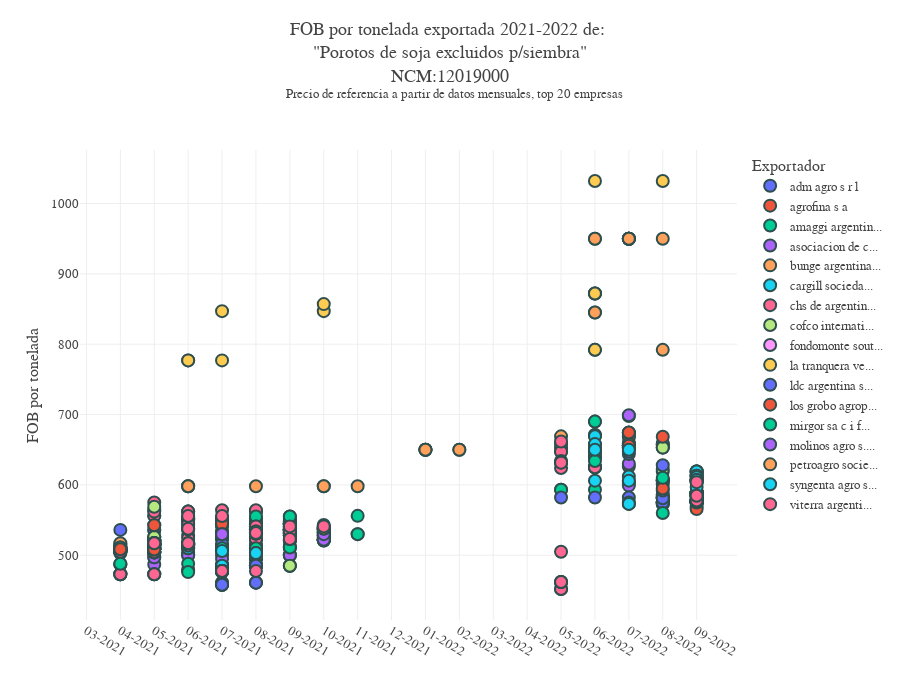

Source (notebook cell):
### Code cell
#Cambiar expo e impo en base a lo que se requiera
comercio.plot_precio(df=comercio.df_producto, #Se aclara de donde se van a sacar los datos, ignorar
            y='fob_unitario_ton', # Eje Y: 'fob_unitario_ton' o 'diferencia_ref'
            ncm=12019000, # La nomenclatura que se quiere ver
            # sim='190C', # El código sim
            color='empresa', # 'empresa' o 'pais_descri' para cambiar la variable que determina los colores
            n_empresa=20, # Por si se quiere ver un "top" de empresas, están ordenadas por fob/cif
            # n_paises=5, # "top" países, igual que con las empresas
            # pais='Uruguay', # Por si se quiere ver un país en particular, pierde el sentido el n_paises
            # max_range=1000  # Por si se quiere poner un máximo al eje Y, muy bueno para evitar ver los outliers
)

### Figure 1 — Plotly figure (JSON) as saved in the notebook; plotly's stock layout.template omitted (floating-point values rounded to 4 significant figures; data arrays with more than 128 entries replaced by an {"elided": "..."} marker saying what was removed)
{"data": [{"customdata": {"elided": "56x9 mixed values"}, "hovertemplate": "Exportador=%{customdata[0]}<br>Fecha=%{x}<br>Precio=%{y}<br>Destino=%{customdata[1]}<br>Fob=%{customdata[2]}<br>Precio de referencia=%{customdata[3]}<br>Kg=%{customdata[4]}<br>Spread=%{customdata[5]}<br>Documento=%{customdata[6]}<br>sec=%{customdata[7]}<br>sim=%{customdata[8]}<extra></extra>", "legendgroup": "adm agro s r l", "marker": {"color": "#636efa", "line": {"color": "DarkSlateGrey", "width": 2}, "size": 12, "symbol": "circle"}, "mode": "markers", "name": "adm agro s r l", "orientation": "v", "showlegend": true, "type": "scatter", "x": ["04-2021", "05-2021", "05-2021", "05-2021", "05-2021", "06-2021", "06-2021", "06-2021", "07-2021", "07-2021", "07-2021", "07-2021", "07-2021", "07-2021", "07-2021", "07-2021", "07-2021", "07-2021", "07-2021", "07-2021", "08-2021", "08-2021", "08-2021", "08-2021", "08-2021", "08-2021", "08-2021", "08-2021", "08-2021", "08-2021", "09-2021", "09-2021", "09-2021", "09-2021", "09-2021", "09-2021", "09-2021", "09-2021", "09-2021", "09-2021", "10-2021", "10-2021", "10-2021", "10-2021", "10-2021", "10-2021", "08-2022", "09-2022", "09-2022", "09-2022", "09-2022", "09-2022", "09-2022", "09-2022", "09-2022", "09-2022"], "xaxis": "x", "y": [536, 536, 511, 511, 536, 511, 479, 479, 458, 479, 511, 461, 458, 479, 479, 479, 511, 458, 461, 458, 461, 562, 485, 485, 461, 461, 562, 485, 485, 485, 536, 536, 536, 485, 536, 485, 536, 537, 537, 536, 537, 536, 521, 536, 537, 521, 575, 575, 575, 575, 575, 575, 577, 577, 577, 577], "yaxis": "y"}, {"customdata": [["agrofina s a", "China", 4424140, 584.6, 7000000, 47.4, "22040EC01000562A", "0001", "190C"], ["agrofina s a", "Filipinas", 3288600, 584.6, 5000000, 73.1, "22040EC01000608B", "0001", "190C"], ["agrofina s a", "China", 2942436, 666.7, 4600000, -27, "22040EC01000633W", "0001", "190C"], ["agrofina s a", "China", 3326232, 666.7, 5200000, -27, "22040EC01000633W", "0002", "190C"], ["agrofina s a", "China", 127932, 666.7, 200000, -27, "22040EC01000633W", "0003", "190C"], ["agrofina s a", "China", 3130850, 649.8, 5000000, -23.6, "22040EC01000757G", "0001", "190C"], ["agrofina s a", "China", 3004750, 606.7, 5000000, -5.7, "22003EC01003826F", "0001", "190C"], ["agrofina s a", "China", 1856640, 606.7, 3000000, 12.2, "22040EC01000869K", "0001", "190C"]], "hovertemplate": "Exportador=%{customdata[0]}<br>Fecha=%{x}<br>Precio=%{y}<br>Destino=%{customdata[1]}<br>Fob=%{customdata[2]}<br>Precio de referencia=%{customdata[3]}<br>Kg=%{customdata[4]}<br>Spread=%{customdata[5]}<br>Documento=%{customdata[6]}<br>sec=%{customdata[7]}<br>sim=%{customdata[8]}<extra></extra>", "legendgroup": "agrofina s a", "marker": {"color": "#EF553B", "line": {"color": "DarkSlateGrey", "width": 2}, "size": 12, "symbol": "circle"}, "mode": "markers", "name": "agrofina s a", "orientation": "v", "showlegend": true, "type": "scatter", "x": ["05-2022", "05-2022", "06-2022", "06-2022", "06-2022", "07-2022", "08-2022", "08-2022"], "xaxis": "x", "y": [632, 657.7, 639.7, 639.7, 639.7, 626.2, 600.9, 618.9], "yaxis": "y"}, {"customdata": {"elided": "36x9 mixed values"}, "hovertemplate": "Exportador=%{customdata[0]}<br>Fecha=%{x}<br>Precio=%{y}<br>Destino=%{customdata[1]}<br>Fob=%{customdata[2]}<br>Precio de referencia=%{customdata[3]}<br>Kg=%{customdata[4]}<br>Spread=%{customdata[5]}<br>Documento=%{customdata[6]}<br>sec=%{customdata[7]}<br>sim=%{customdata[8]}<extra></extra>", "legendgroup": "amaggi argentin...", "marker": {"color": "#00cc96", "line": {"color": "DarkSlateGrey", "width": 2}, "size": 12, "symbol": "circle"}, "mode": "markers", "name": "amaggi argentin...", "orientation": "v", "showlegend": true, "type": "scatter", "x": ["04-2021", "04-2021", "04-2021", "05-2021", "05-2021", "06-2021", "06-2021", "07-2021", "08-2021", "08-2021", "08-2021", "08-2021", "08-2021", "08-2021", "08-2021", "08-2021", "09-2021", "09-2021", "09-2021", "09-2021", "11-2021", "11-2021", "11-2021", "05-2022", "05-2022", "06-2022", "06-2022", "06-2022", "09-2022", "09-2022", "09-2022", "09-2022", "09-2022", "09-2022", "09-2022", "09-2022"], "xaxis": "x", "y": [514, 510, 516, 516, 516, 528, 516, 485, 485, 485, 485, 485, 536, 536, 537, 537, 537, 544, 544, 550, 530, 530, 556, 593, 593, 690, 690, 593, 582, 585, 585, 585, 585, 579, 579, 585], "yaxis": "y"}, {"customdata": {"elided": "95x9 mixed values"}, "hovertemplate": "Exportador=%{customdata[0]}<br>Fecha=%{x}<br>Precio=%{y}<br>Destino=%{customdata[1]}<br>Fob=%{customdata[2]}<br>Precio de referencia=%{customdata[3]}<br>Kg=%{customdata[4]}<br>Spread=%{customdata[5]}<br>Documento=%{customdata[6]}<br>sec=%{customdata[7]}<br>sim=%{customdata[8]}<extra></extra>", "legendgroup": "asociacion de c...", "marker": {"color": "#ab63fa", "line": {"color": "DarkSlateGrey", "width": 2}, "size": 12, "symbol": "circle"}, "mode": "markers", "name": "asociacion de c...", "orientation": "v", "showlegend": true, "type": "scatter", "x": ["04-2021", "04-2021", "04-2021", "04-2021", "04-2021", "04-2021", "04-2021", "04-2021", "04-2021", "04-2021", "05-2021", "05-2021", "05-2021", "05-2021", "05-2021", "05-2021", "05-2021", "05-2021", "05-2021", "05-2021", "05-2021", "05-2021", "05-2021", "05-2021", "05-2021", "05-2021", "05-2021", "05-2021", "05-2021", "05-2021", "05-2021", "05-2021", "05-2021", "06-2021", "06-2021", "06-2021", "06-2021", "07-2021", "07-2021", "07-2021", "07-2021", "07-2021", "08-2021", "08-2021", "08-2021", "08-2021", "08-2021", "08-2021", "08-2021", "08-2021", "08-2021", "08-2021", "08-2021", "08-2021", "08-2021", "08-2021", "08-2021", "09-2021", "09-2021", "09-2021", "09-2021", "09-2021", "09-2021", "09-2021", "09-2021", "09-2021", "09-2021", "09-2021", "10-2021", "10-2021", "10-2021", "10-2021", "10-2021", "10-2021", "10-2021", "10-2021", "10-2021", "10-2021", "10-2021", "10-2021", "10-2021", "10-2021", "10-2021", "10-2021", "10-2021", "07-2022", "07-2022", "07-2022", "07-2022", "07-2022", "07-2022", "07-2022", "07-2022", "07-2022", "09-2022"], "xaxis": "x", "y": [507, 487, 507, 507, 507, 487, 507, 508, 503, 508, 503, 520, 487, 508, 520, 521, 521, 497, 497, 520, 520, 509, 509, 509, 509, 521, 521, 521, 504, 504, 504, 504, 509, 504, 542, 500, 500, 543, 554, 513, 513, 514, 514, 514, 514, 510, 510, 510, 510, 510, 495, 495, 495, 510, 510, 495, 500, 510, 500, 500, 500, 535, 528, 532, 528, 512, 528, 512, 532, 528, 528, 528, 522, 522, 525, 522, 525, 522, 522, 522, 522, 533, 533, 533, 530, 630, 605, 698, 602, 644, 647, 599, 699, 652, 584], "yaxis": "y"}, {"customdata": {"elided": "25x9 mixed values"}, "hovertemplate": "Exportador=%{customdata[0]}<br>Fecha=%{x}<br>Precio=%{y}<br>Destino=%{customdata[1]}<br>Fob=%{customdata[2]}<br>Precio de referencia=%{customdata[3]}<br>Kg=%{customdata[4]}<br>Spread=%{customdata[5]}<br>Documento=%{customdata[6]}<br>sec=%{customdata[7]}<br>sim=%{customdata[8]}<extra></extra>", "legendgroup": "bunge argentina...", "marker": {"color": "#FFA15A", "line": {"color": "DarkSlateGrey", "width": 2}, "size": 12, "symbol": "circle"}, "mode": "markers", "name": "bunge argentina...", "orientation": "v", "showlegend": true, "type": "scatter", "x": ["04-2021", "04-2021", "05-2021", "05-2021", "05-2021", "05-2021", "05-2021", "05-2021", "08-2021", "08-2021", "09-2021", "09-2021", "09-2021", "09-2021", "09-2021", "09-2021", "10-2021", "10-2021", "10-2021", "10-2021", "10-2021", "05-2022", "09-2022", "09-2022", "09-2022"], "xaxis": "x", "y": [508, 517, 517, 564, 517, 517, 508, 517, 533, 533, 540, 533, 540, 540, 544, 544, 543, 538, 538, 540, 538, 669, 589, 589, 577], "yaxis": "y"}, {"customdata": {"elided": "58x9 mixed values"}, "hovertemplate": "Exportador=%{customdata[0]}<br>Fecha=%{x}<br>Precio=%{y}<br>Destino=%{customdata[1]}<br>Fob=%{customdata[2]}<br>Precio de referencia=%{customdata[3]}<br>Kg=%{customdata[4]}<br>Spread=%{customdata[5]}<br>Documento=%{customdata[6]}<br>sec=%{customdata[7]}<br>sim=%{customdata[8]}<extra></extra>", "legendgroup": "cargill socieda...", "marker": {"color": "#19d3f3", "line": {"color": "DarkSlateGrey", "width": 2}, "size": 12, "symbol": "circle"}, "mode": "markers", "name": "cargill socieda...", "orientation": "v", "showlegend": true, "type": "scatter", "x": ["04-2021", "04-2021", "04-2021", "04-2021", "04-2021", "04-2021", "04-2021", "04-2021", "04-2021", "04-2021", "05-2021", "05-2021", "05-2021", "05-2021", "05-2021", "05-2021", "05-2021", "06-2021", "06-2021", "06-2021", "06-2021", "06-2021", "06-2021", "06-2021", "06-2021", "06-2021", "07-2021", "08-2021", "08-2021", "08-2021", "08-2021", "08-2021", "08-2021", "09-2021", "09-2021", "09-2021", "09-2021", "09-2021", "09-2021", "09-2021", "09-2021", "09-2021", "09-2021", "09-2021", "05-2022", "07-2022", "07-2022", "07-2022", "08-2022", "08-2022", "08-2022", "08-2022", "08-2022", "08-2022", "09-2022", "09-2022", "09-2022", "09-2022"], "xaxis": "x", "y": [508, 510, 508, 509, 508, 510, 508, 509, 511, 511, 514, 511, 511, 514, 510, 514, 510, 516, 510, 516, 514, 510, 516, 562, 516, 554, 485, 485, 536, 536, 485, 536, 536, 536, 544, 544, 536, 544, 548, 548, 536, 536, 536, 544, 652, 656, 573, 656, 573, 575, 575, 575, 573, 586, 619, 586, 589, 589], "yaxis": "y"}, {"customdata": {"elided": "141x9 mixed values"}, "hovertemplate": "Exportador=%{customdata[0]}<br>Fecha=%{x}<br>Precio=%{y}<br>Destino=%{customdata[1]}<br>Fob=%{customdata[2]}<br>Precio de referencia=%{customdata[3]}<br>Kg=%{customdata[4]}<br>Spread=%{customdata[5]}<br>Documento=%{customdata[6]}<br>sec=%{customdata[7]}<br>sim=%{customdata[8]}<extra></extra>", "legendgroup": "chs de argentin...", "marker": {"color": "#FF6692", "line": {"color": "DarkSlateGrey", "width": 2}, "size": 12, "symbol": "circle"}, "mode": "markers", "name": "chs de argentin...", "orientation": "v", "showlegend": true, "type": "scatter", "x": {"elided": "141 str values"}, "xaxis": "x", "y": {"elided": "141 int values"}, "yaxis": "y"}, {"customdata": {"elided": "33x9 mixed values"}, "hovertemplate": "Exportador=%{customdata[0]}<br>Fecha=%{x}<br>Precio=%{y}<br>Destino=%{customdata[1]}<br>Fob=%{customdata[2]}<br>Precio de referencia=%{customdata[3]}<br>Kg=%{customdata[4]}<br>Spread=%{customdata[5]}<br>Documento=%{customdata[6]}<br>sec=%{customdata[7]}<br>sim=%{customdata[8]}<extra></extra>", "legendgroup": "cofco internati...", "marker": {"color": "#B6E880", "line": {"color": "DarkSlateGrey", "width": 2}, "size": 12, "symbol": "circle"}, "mode": "markers", "name": "cofco internati...", "orientation": "v", "showlegend": true, "type": "scatter", "x": ["05-2021", "05-2021", "05-2021", "05-2021", "08-2021", "08-2021", "08-2021", "08-2021", "08-2021", "08-2021", "08-2021", "08-2021", "08-2021", "08-2021", "08-2021", "09-2021", "09-2021", "09-2021", "09-2021", "09-2021", "09-2021", "07-2022", "07-2022", "08-2022", "08-2022", "08-2022", "08-2022", "09-2022", "09-2022", "09-2022", "09-2022", "09-2022", "09-2022"], "xaxis": "x", "y": [526, 526, 526, 569, 552, 552, 485, 485, 536, 536, 485, 485, 536, 552, 536, 485, 536, 521, 521, 521, 536, 669, 653, 653, 653, 622, 653, 604, 589, 589, 577, 577, 570], "yaxis": "y"}, {"customdata": [["fondomonte sout...", "Arabia saudita", 12952800, 530.4, 25200000, -16.4, "21052EC01004896Z", "001", "190C"], ["fondomonte sout...", "Arabia saudita", 1130800, 530.4, 2200000, -16.4, "21052EC01004966Y", "001", "190C"], ["fondomonte sout...", "Arabia saudita", 13041900, 649.8, 19350000, 24.2, "22003EC01003361W", "0001", "190C"], ["fondomonte sout...", "Arabia saudita", 2028740, 649.8, 3010000, 24.2, "22003EC01003362A", "0001", "190C"], ["fondomonte sout...", "Arabia saudita", 869460, 649.8, 1290000, 24.2, "22003EC01003363B", "0001", "190C"]], "hovertemplate": "Exportador=%{customdata[0]}<br>Fecha=%{x}<br>Precio=%{y}<br>Destino=%{customdata[1]}<br>Fob=%{customdata[2]}<br>Precio de referencia=%{customdata[3]}<br>Kg=%{customdata[4]}<br>Spread=%{customdata[5]}<br>Documento=%{customdata[6]}<br>sec=%{customdata[7]}<br>sim=%{customdata[8]}<extra></extra>", "legendgroup": "fondomonte sout...", "marker": {"color": "#FF97FF", "line": {"color": "DarkSlateGrey", "width": 2}, "size": 12, "symbol": "circle"}, "mode": "markers", "name": "fondomonte sout...", "orientation": "v", "showlegend": true, "type": "scatter", "x": ["06-2021", "06-2021", "07-2022", "07-2022", "07-2022"], "xaxis": "x", "y": [514, 514, 674, 674, 674], "yaxis": "y"}, {"customdata": [["la tranquera ve...", "Estados unidos", 404040, 530.4, 520000, 246.6, "21060EC01002188H", "001", "190C"], ["la tranquera ve...", "Estados unidos", 6149000.0, 530.4, 7913645, 246.6, "21060EC01002051T", "001", "190C"], ["la tranquera ve...", "Estados unidos", 1805804, 512.9, 2132000, 334.1, "21060EC01002837X", "0001", "190C"], ["la tranquera ve...", "Estados unidos", 5032000.0, 512.9, 6476120, 264.1, "21060EC01002838J", "0001", "190C"], ["la tranquera ve...", "Estados unidos", 1582196, 531.9, 1868000, 315.1, "21060EC01004575J", "0001", "190C"], ["la tranquera ve...", "Estados unidos", 602000.0, 531.9, 702500, 325.1, "21060EC01004576K", "0001", "190C"], ["la tranquera ve...", "Estados unidos", 3484800, 666.7, 4400000, 125.3, "22060EC01002449X", "0001", "190C"], ["la tranquera ve...", "Estados unidos", 558080, 666.7, 640000, 205.3, "22060EC01002449X", "0002", "190C"], ["la tranquera ve...", "Estados unidos", 3750000.0, 666.7, 4300400, 205.3, "22060EC01002739K", "0001", "190C"], ["la tranquera ve...", "Estados unidos", 52250.0, 666.7, 59920, 205.3, "22060EC01002740C", "0001", "190C"], ["la tranquera ve...", "Estados unidos", 475200, 666.7, 600000, 125.3, "22060EC01002741D", "0001", "190C"], ["la tranquera ve...", "Estados unidos", 454000.0, 666.7, 439920, 365.3, "22060EC01002786M", "0001", "190C"], ["la tranquera ve...", "Estados unidos", 1599600, 606.7, 1550000, 425.3, "22060EC01003628X", "0001", "190C"]], "hovertemplate": "Exportador=%{customdata[0]}<br>Fecha=%{x}<br>Precio=%{y}<br>Destino=%{customdata[1]}<br>Fob=%{customdata[2]}<br>Precio de referencia=%{customdata[3]}<br>Kg=%{customdata[4]}<br>Spread=%{customdata[5]}<br>Documento=%{customdata[6]}<br>sec=%{customdata[7]}<br>sim=%{customdata[8]}<extra></extra>", "legendgroup": "la tranquera ve...", "marker": {"color": "#FECB52", "line": {"color": "DarkSlateGrey", "width": 2}, "size": 12, "symbol": "circle"}, "mode": "markers", "name": "la tranquera ve...", "orientation": "v", "showlegend": true, "type": "scatter", "x": ["06-2021", "06-2021", "07-2021", "07-2021", "10-2021", "10-2021", "06-2022", "06-2022", "06-2022", "06-2022", "06-2022", "06-2022", "08-2022"], "xaxis": "x", "y": [777, 777, 847, 777, 847, 857, 792, 872, 872, 872, 792, 1032, 1032], "yaxis": "y"}, {"customdata": {"elided": "47x9 mixed values"}, "hovertemplate": "Exportador=%{customdata[0]}<br>Fecha=%{x}<br>Precio=%{y}<br>Destino=%{customdata[1]}<br>Fob=%{customdata[2]}<br>Precio de referencia=%{customdata[3]}<br>Kg=%{customdata[4]}<br>Spread=%{customdata[5]}<br>Documento=%{customdata[6]}<br>sec=%{customdata[7]}<br>sim=%{customdata[8]}<extra></extra>", "legendgroup": "ldc argentina s...", "marker": {"color": "#636efa", "line": {"color": "DarkSlateGrey", "width": 2}, "size": 12, "symbol": "circle"}, "mode": "markers", "name": "ldc argentina s...", "orientation": "v", "showlegend": true, "type": "scatter", "x": ["05-2021", "05-2021", "05-2021", "05-2021", "05-2021", "07-2021", "07-2021", "07-2021", "07-2021", "07-2021", "07-2021", "08-2021", "08-2021", "08-2021", "08-2021", "08-2021", "08-2021", "08-2021", "08-2021", "08-2021", "08-2021", "08-2021", "08-2021", "09-2021", "09-2021", "09-2021", "09-2021", "09-2021", "09-2021", "09-2021", "05-2022", "06-2022", "07-2022", "07-2022", "07-2022", "07-2022", "08-2022", "08-2022", "08-2022", "08-2022", "09-2022", "09-2022", "09-2022", "09-2022", "09-2022", "09-2022", "09-2022"], "xaxis": "x", "y": [514, 514, 516, 516, 514, 514, 516, 533, 533, 533, 552, 533, 552, 485, 485, 485, 533, 485, 536, 533, 531, 485, 536, 531, 531, 552, 536, 531, 533, 531, 582, 582, 656, 582, 656, 575, 575, 581, 628, 592, 589, 589, 577, 577, 577, 577, 585], "yaxis": "y"}, {"customdata": {"elided": "30x9 mixed values"}, "hovertemplate": "Exportador=%{customdata[0]}<br>Fecha=%{x}<br>Precio=%{y}<br>Destino=%{customdata[1]}<br>Fob=%{customdata[2]}<br>Precio de referencia=%{customdata[3]}<br>Kg=%{customdata[4]}<br>Spread=%{customdata[5]}<br>Documento=%{customdata[6]}<br>sec=%{customdata[7]}<br>sim=%{customdata[8]}<extra></extra>", "legendgroup": "los grobo agrop...", "marker": {"color": "#EF553B", "line": {"color": "DarkSlateGrey", "width": 2}, "size": 12, "symbol": "circle"}, "mode": "markers", "name": "los grobo agrop...", "orientation": "v", "showlegend": true, "type": "scatter", "x": ["04-2021", "05-2021", "05-2021", "05-2021", "05-2021", "05-2021", "05-2021", "06-2021", "06-2021", "06-2021", "07-2021", "07-2021", "07-2021", "07-2021", "07-2021", "07-2021", "07-2021", "07-2021", "06-2022", "06-2022", "07-2022", "07-2022", "07-2022", "07-2022", "07-2022", "08-2022", "08-2022", "09-2022", "09-2022", "09-2022"], "xaxis": "x", "y": [508.5, 508.3, 517.5, 517.5, 517.5, 542.6, 542.6, 537.3, 537.3, 537.2, 541.3, 543.7, 547.2, 547.2, 544.6, 544.6, 544.6, 544.6, 646.5, 657.3, 654.8, 668.2, 659, 655.6, 674.4, 668.5, 594.9, 615.3, 609, 565.6], "yaxis": "y"}, {"customdata": {"elided": "17x9 mixed values"}, "hovertemplate": "Exportador=%{customdata[0]}<br>Fecha=%{x}<br>Precio=%{y}<br>Destino=%{customdata[1]}<br>Fob=%{customdata[2]}<br>Precio de referencia=%{customdata[3]}<br>Kg=%{customdata[4]}<br>Spread=%{customdata[5]}<br>Documento=%{customdata[6]}<br>sec=%{customdata[7]}<br>sim=%{customdata[8]}<extra></extra>", "legendgroup": "mirgor sa c i f...", "marker": {"color": "#00cc96", "line": {"color": "DarkSlateGrey", "width": 2}, "size": 12, "symbol": "circle"}, "mode": "markers", "name": "mirgor sa c i f...", "orientation": "v", "showlegend": true, "type": "scatter", "x": ["04-2021", "06-2021", "06-2021", "07-2021", "07-2021", "07-2021", "08-2021", "08-2021", "09-2021", "09-2021", "09-2021", "09-2021", "09-2021", "05-2022", "06-2022", "08-2022", "08-2022"], "xaxis": "x", "y": [488, 488, 476, 476, 500, 510, 510, 555, 555, 528, 555, 528, 511, 634, 634, 610, 560], "yaxis": "y"}, {"customdata": [["molinos agro s....", "Marruecos", 384221, 512.9, 725000, 17.1, "21057EC01006380L", "0001", "190C"], ["molinos agro s....", "Marruecos", 4292676, 512.9, 8100000, 17.1, "21057EC01006381M", "0001", "190C"], ["molinos agro s....", "Marruecos", 154300.0, 512.9, 312000, -18.2, "21057EC01006444M", "0001", "190C"], ["molinos agro s....", "China", 10349460, 588.3, 18000000, -13.3, "22057EC01009846W", "0001", "190C"], ["molinos agro s....", "China", 8701000.0, 588.3, 14997000, -8.1, "22057EC01009954W", "0001", "190C"]], "hovertemplate": "Exportador=%{customdata[0]}<br>Fecha=%{x}<br>Precio=%{y}<br>Destino=%{customdata[1]}<br>Fob=%{customdata[2]}<br>Precio de referencia=%{customdata[3]}<br>Kg=%{customdata[4]}<br>Spread=%{customdata[5]}<br>Documento=%{customdata[6]}<br>sec=%{customdata[7]}<br>sim=%{customdata[8]}<extra></extra>", "legendgroup": "molinos agro s....", "marker": {"color": "#ab63fa", "line": {"color": "DarkSlateGrey", "width": 2}, "size": 12, "symbol": "circle"}, "mode": "markers", "name": "molinos agro s....", "orientation": "v", "showlegend": true, "type": "scatter", "x": ["07-2021", "07-2021", "07-2021", "09-2022", "09-2022"], "xaxis": "x", "y": [530, 530, 494.7, 575, 580.2], "yaxis": "y"}, {"customdata": {"elided": "26x9 mixed values"}, "hovertemplate": "Exportador=%{customdata[0]}<br>Fecha=%{x}<br>Precio=%{y}<br>Destino=%{customdata[1]}<br>Fob=%{customdata[2]}<br>Precio de referencia=%{customdata[3]}<br>Kg=%{customdata[4]}<br>Spread=%{customdata[5]}<br>Documento=%{customdata[6]}<br>sec=%{customdata[7]}<br>sim=%{customdata[8]}<extra></extra>", "legendgroup": "petroagro socie...", "marker": {"color": "#FFA15A", "line": {"color": "DarkSlateGrey", "width": 2}, "size": 12, "symbol": "circle"}, "mode": "markers", "name": "petroagro socie...", "orientation": "v", "showlegend": true, "type": "scatter", "x": ["06-2021", "06-2021", "06-2021", "08-2021", "10-2021", "10-2021", "11-2021", "01-2022", "01-2022", "01-2022", "01-2022", "02-2022", "02-2022", "06-2022", "06-2022", "06-2022", "06-2022", "07-2022", "07-2022", "07-2022", "07-2022", "07-2022", "07-2022", "07-2022", "08-2022", "08-2022"], "xaxis": "x", "y": [598, 598, 598, 598, 598, 598, 598, 650, 650, 650, 650, 650, 650, 845, 845, 950, 950, 950, 950, 950, 950, 950, 950, 950, 792, 950], "yaxis": "y"}, {"customdata": {"elided": "30x9 mixed values"}, "hovertemplate": "Exportador=%{customdata[0]}<br>Fecha=%{x}<br>Precio=%{y}<br>Destino=%{customdata[1]}<br>Fob=%{customdata[2]}<br>Precio de referencia=%{customdata[3]}<br>Kg=%{customdata[4]}<br>Spread=%{customdata[5]}<br>Documento=%{customdata[6]}<br>sec=%{customdata[7]}<br>sim=%{customdata[8]}<extra></extra>", "legendgroup": "syngenta agro s...", "marker": {"color": "#19d3f3", "line": {"color": "DarkSlateGrey", "width": 2}, "size": 12, "symbol": "circle"}, "mode": "markers", "name": "syngenta agro s...", "orientation": "v", "showlegend": true, "type": "scatter", "x": ["07-2021", "07-2021", "08-2021", "08-2021", "08-2021", "08-2021", "06-2022", "06-2022", "06-2022", "06-2022", "07-2022", "07-2022", "07-2022", "07-2022", "09-2022", "09-2022", "09-2022", "09-2022", "09-2022", "09-2022", "09-2022", "09-2022", "09-2022", "09-2022", "09-2022", "09-2022", "09-2022", "09-2022", "09-2022", "09-2022"], "xaxis": "x", "y": [485, 506, 503, 503, 531, 531, 669, 658, 650, 606, 650, 573, 612, 606, 613, 619, 619, 619, 586, 607, 607, 607, 613, 613, 607, 604, 611, 597, 607, 607], "yaxis": "y"}, {"customdata": {"elided": "41x9 mixed values"}, "hovertemplate": "Exportador=%{customdata[0]}<br>Fecha=%{x}<br>Precio=%{y}<br>Destino=%{customdata[1]}<br>Fob=%{customdata[2]}<br>Precio de referencia=%{customdata[3]}<br>Kg=%{customdata[4]}<br>Spread=%{customdata[5]}<br>Documento=%{customdata[6]}<br>sec=%{customdata[7]}<br>sim=%{customdata[8]}<extra></extra>", "legendgroup": "viterra argenti...", "marker": {"color": "#FF6692", "line": {"color": "DarkSlateGrey", "width": 2}, "size": 12, "symbol": "circle"}, "mode": "markers", "name": "viterra argenti...", "orientation": "v", "showlegend": true, "type": "scatter", "x": ["05-2021", "06-2021", "06-2021", "06-2021", "06-2021", "06-2021", "06-2021", "07-2021", "07-2021", "07-2021", "07-2021", "07-2021", "07-2021", "07-2021", "07-2021", "07-2021", "08-2021", "08-2021", "08-2021", "08-2021", "08-2021", "08-2021", "08-2021", "09-2021", "09-2021", "09-2021", "09-2021", "09-2021", "09-2021", "05-2022", "05-2022", "05-2022", "09-2022", "09-2022", "09-2022", "09-2022", "09-2022", "09-2022", "09-2022", "09-2022", "09-2022"], "xaxis": "x", "y": [517, 544, 517, 517, 537.7, 517, 555.7, 477.5, 555.7, 477.5, 477.5, 477.5, 477.5, 477.5, 477.5, 477.5, 477.5, 541, 541, 533.9, 531.6, 533.9, 531.6, 531.6, 533.9, 523, 533.9, 541, 523, 631.7, 631.6, 661.6, 577.7, 577.7, 577.7, 577.7, 577.7, 584.5, 577.7, 584.5, 603.9], "yaxis": "y"}], "layout": {"font": {"family": "Georgia", "size": 13}, "height": 700, "legend": {"title": {"text": "Exportador"}, "tracegroupgap": 0}, "margin": {"t": 150}, "separators": ",.", "title": {"text": "FOB por tonelada exportada 2021-2022 de: <br>\"Porotos de soja excluidos p/siembra\"<br>NCM:12019000<br> <sup> Precio de referencia a partir de datos mensuales, top 20 empresas", "y": 0.95}, "width": 900, "xaxis": {"anchor": "y", "categoryarray": ["01-2021", "02-2021", "03-2021", "04-2021", "05-2021", "06-2021", "07-2021", "08-2021", "09-2021", "10-2021", "11-2021", "12-2021", "01-2022", "02-2022", "03-2022", "04-2022", "05-2022", "06-2022", "07-2022", "08-2022", "09-2022"], "categoryorder": "array", "domain": [0, 1], "title": {"text": ""}, "type": "category"}, "yaxis": {"anchor": "x", "domain": [0, 1], "title": {"text": "FOB por tonelada"}}}}
